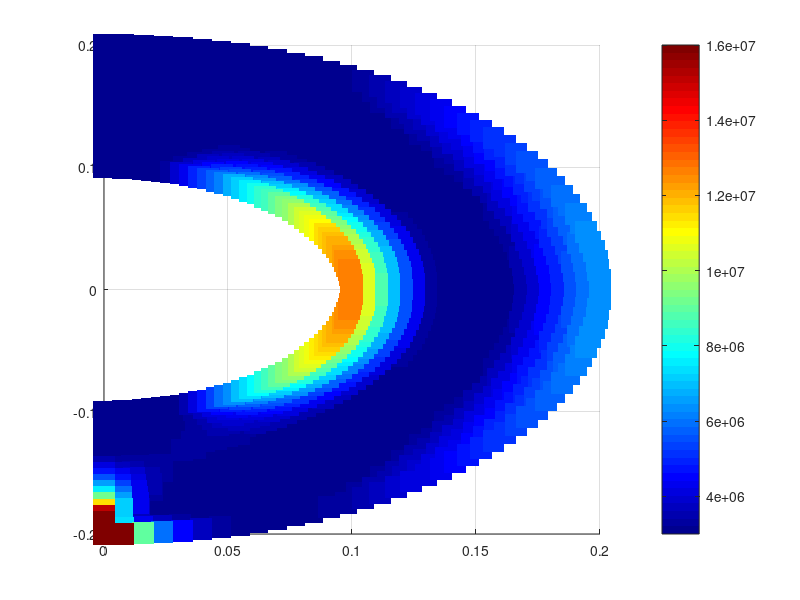

Here is the MATLAB script that generated this plot:

load Sxy.dat;
load nodes.dat;
load elements.dat;
n_nodes=size(nodes,1);

node1=elements(1,2);
node2=elements(1,4);

figure(2)
clf
scatter3(nodes(:,2),nodes(:,3),Sxy(:,5),250,Sxy(:,5),'s','filled');
colorbar;
view(0,90);
colormap jet;
lim = caxis
caxis([.3 1.6]*1e7)
